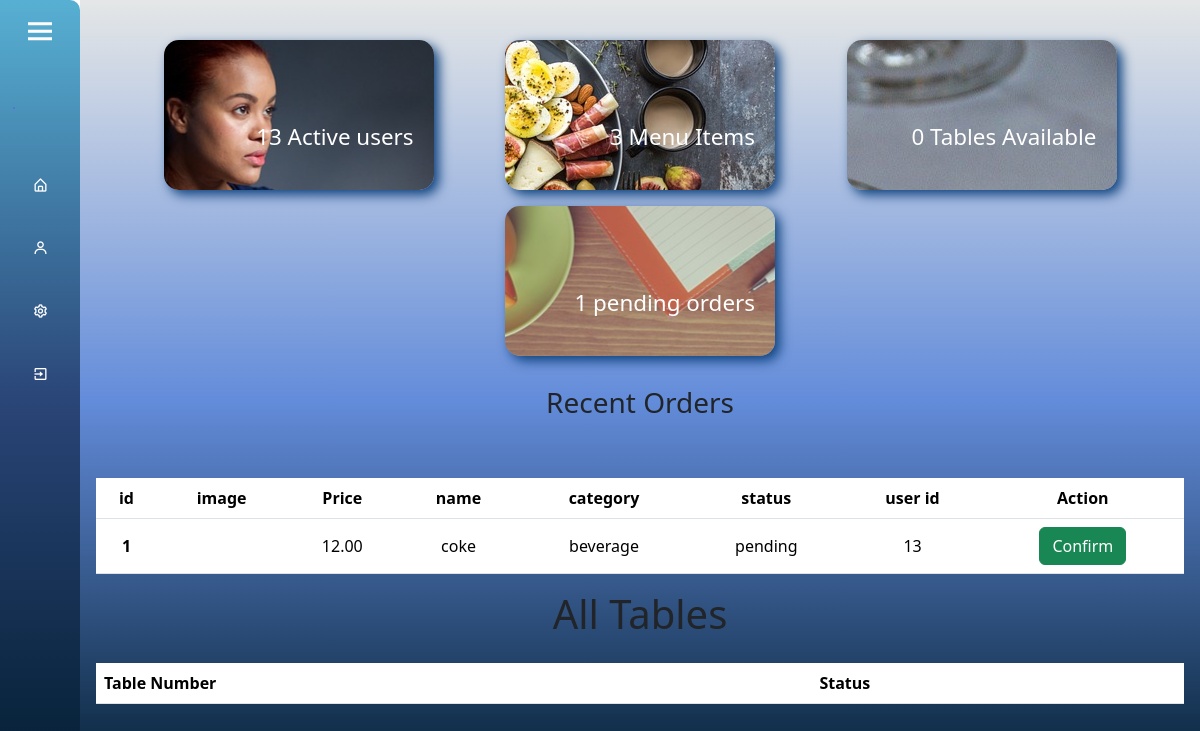
The app's page /testing_admin.php (signed in), older data.
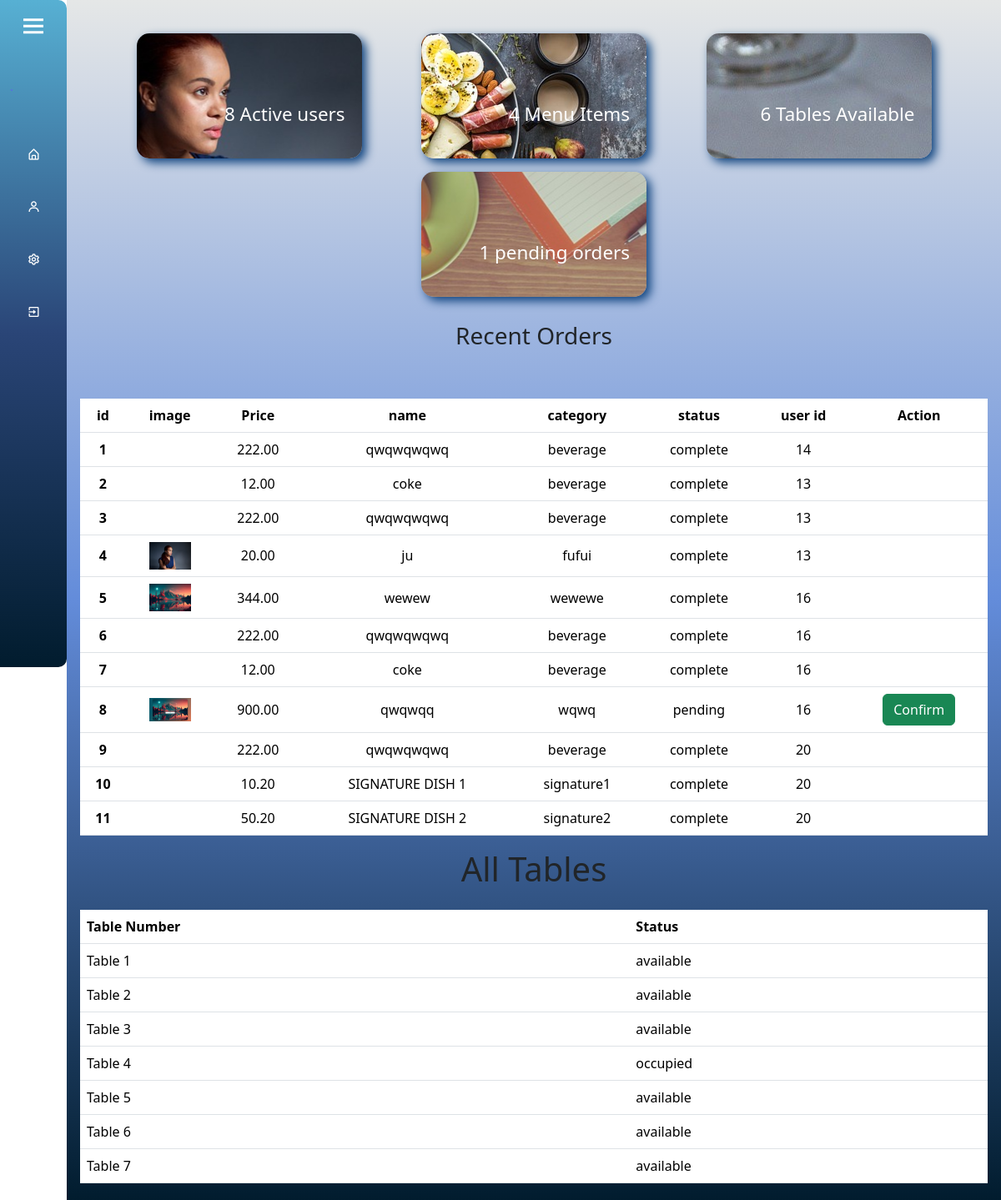
The same page, newer data.
### tables this page shows
CREATE TABLE `cart` (
  `ID` int(11) NOT NULL,
  `name` varchar(100) NOT NULL,
  `price` varchar(100) NOT NULL,
  `image` varchar(100) NOT NULL,
  `description` varchar(100) NOT NULL,
  `category` varchar(100) NOT NULL,
  `quantity` varchar(100) NOT NULL,
  `status` varchar(100) NOT NULL,
  `user_id` int(11) NOT NULL
);

CREATE TABLE `tables` (
  `id` int(11) NOT NULL,
  `table_number` int(11) NOT NULL,
  `status` enum('available','occupied') NOT NULL DEFAULT 'available'
);

### testing_admin.php (the view, shortened to what the changed rows need)
<?php
include("connections.php");
$user_query = "SELECT COUNT(*) AS total_users FROM users";
$user_result = mysqli_query($con, $user_query);
$user_data = mysqli_fetch_assoc($user_result);
$total_users = $user_data['total_users'];
$menu_query = "SELECT COUNT(*) AS total_foods FROM menu";
$menu_result = mysqli_query($con, $menu_query);
$menu_data = mysqli_fetch_assoc($menu_result);
$total_foods = $menu_data['total_foods'];
$reservation_query = "SELECT COUNT(*) AS total_tables FROM tables WHERE status = 'available'";
$reservation_result = mysqli_query($con, $reservation_query);
$reservation_data = mysqli_fetch_assoc($reservation_result);
$total_reservation = $reservation_data['total_tables'];
$tables = $con->query("SELECT * FROM tables");
?>
<!DOCTYPE html>
<html lang="en">
<head>
  <link href="https://unpkg.com/boxicons@2.1.4/css/boxicons.min.css" rel="stylesheet" />
  <link rel="stylesheet" href="testing_admin.css" />
  <link href="https://cdn.jsdelivr.net/npm/bootstrap@5.3.3/dist/css/bootstrap.min.css" rel="stylesheet">
</head>
<body>
  <div class="main-content">
    <div class="Activity_container container-fluid">
      <div class="user_data ">
        <p><?php echo $total_users ?> Active users</p>
      </div>
      <div class="menu_data ">
        <p><?php echo $total_foods ?> Menu Items</p>
      </div>
      <div class="table_data ">
        <p><?php echo $total_reservation ?> Tables Available</p>
      </div>
    </div>
    <section class="d_t">
      <table class="table  ">
        <?php
        $select_cart_products = mysqli_query($con, "SELECT * FROM cart");
        if (mysqli_num_rows($select_cart_products) > 0) {
          echo " <thead class='text-center  align-middle'>
<tr>
    <th scope='col'>id</th>
    <th scope='col'>image</th>
    <th scope='col'>Price</th>
    <th scope='col'>name</th>
    <th scope='col'>category</th>
    <th scope='col'>status</th>
    <th scope='col'>user id</th>
    <th scope='col'>Action</th>
</tr>
</thead>
<tbody class='text-center align-middle'>";
          $si_no = 1;
          while ($fetch_cart_products = mysqli_fetch_assoc($select_cart_products)) {
        ?>
            <tr id="cart_item<?php echo $fetch_cart_products['ID']; ?>">
              <th scope="row"><?php echo $si_no++; ?></th>
              <td><img src="IMAGES/<?php echo $fetch_cart_products['image']; ?>" alt="" style="width: 50px;"></td>
              <td><?php echo $fetch_cart_products['price']; ?></td>
              <td><?php echo $fetch_cart_products['name']; ?></td>
              <td><?php echo $fetch_cart_products['category']; ?></td>
              <td class='stst'><?php echo $fetch_cart_products['status']; ?></td>
              <td><?php echo $fetch_cart_products['user_id']; ?></td>
              <td class='ccbutton'>
                <?php
                if ($fetch_cart_products['status'] != 'complete') {
                ?>
                  <button class="btn btn-success" onclick="handleSubmit(<?php echo $fetch_cart_products['price'] . ',' . $fetch_cart_products['ID'] . ',' . $fetch_cart_products['user_id'] ?>)">
                    Confirm
                  </button>
                <?php
                }
                ?>
              </td>
            </tr>
        <?php
          }
        }
        ?>
      </table>
      <h1 class="text-center  cactus-classical-serif-regular">All Tables</h1>
      <div class="le">
        <table class="table table-hover k">
          <thead>
            <tr>
              <th>Table Number</th>
              <th>Status</th>
            </tr>
          </thead>
          <?php while ($row = $tables->fetch_assoc()) : ?>
            <tbody>
              <tr>
                <td>Table <?php echo $row['table_number']; ?></td>
                <td><?php echo $row['status']; ?></td>
              </tr>
            </tbody>
          <?php endwhile; ?>
        </table>
      </div>
</body>
</html>

Row changes from the older to the newer data that the page shows:
removed cart: price "12.00", name "coke", category "beverage", status "pending", user "13"
added cart: price "222.00", name "qwqwqwqwq", category "beverage", status "complete", user "14"
added cart: price "12.00", name "coke", category "beverage", status "complete", user "13"
added cart: price "222.00", name "qwqwqwqwq", category "beverage", status "complete", user "13"
added cart: image (picture), price "20.00", name "ju", category "fufui", status "complete", user "13"
added cart: image (picture), price "344.00", name "wewew", category "wewewe", status "complete", user "16"
added cart: price "222.00", name "qwqwqwqwq", category "beverage", status "complete", user "16"
added cart: price "12.00", name "coke", category "beverage", status "complete", user "16"
added cart: image (picture), price "900.00", name "qwqwqq", category "wqwq", status "pending", user "16"
added cart: price "222.00", name "qwqwqwqwq", category "beverage", status "complete", user "20"
added cart: price "10.20", name "SIGNATURE DISH 1", category "signature1", status "complete", user "20"
added cart: price "50.20", name "SIGNATURE DISH 2", category "signature2", status "complete", user "20"
added tables: table_number "1", status "available"
added tables: table_number "2", status "available"
added tables: table_number "3", status "available"
added tables: table_number "4", status "occupied"
added tables: table_number "5", status "available"
added tables: table_number "6", status "available"
added tables: table_number "7", status "available"
Text that changed along with them:
$total_users: "13" → "8"
$total_foods: "3" → "4"
$total_reservation: "0" → "6"
